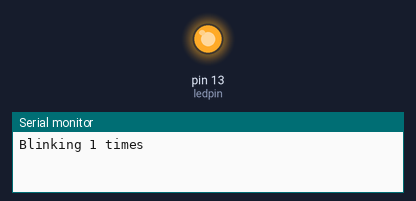
This sketch was run on a simulated Arduino Uno, built with avr-gcc and run on an emulated ATmega328P. Shown: output pins drawn as LEDs (lit = HIGH), the last lines printed to the serial monitor.

Above: at 0.2 s.
At 53.6 s:
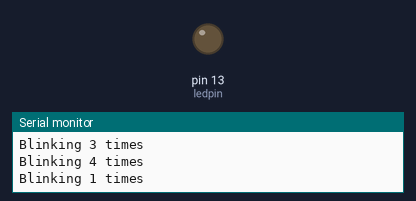
Timing chart, 0 to 62.4 s (numbered marks = the images above):
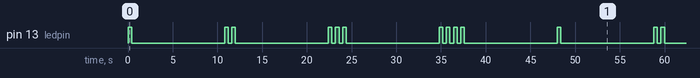

Measured:
- by itself, pin 13 (ledpin): repeats every 48.0 s: LOW 10.4 s, HIGH 0.40 s, LOW 0.40 s, HIGH 0.40 s, LOW 10.4 s, 2 × (HIGH 0.40 s, LOW 0.40 s), HIGH 0.40 s, LOW 10.4 s, 3 × (HIGH 0.40 s, LOW 0.40 s), HIGH 0.40 s, LOW 10.4 s, HIGH 0.40 s
- by itself, everything shown: repeats every 48.0 s, in 20 steps

The sketch:

blinkset_.ino
```cpp
const int ledpin = 13;

void setup() {
  pinMode(ledpin, OUTPUT);
  Serial.begin(9600);
}

void loop() {
  int numofblinks[] = {1, 2, 3, 4};

  for (int i = 0; i < 4; i++) {
    Serial.print("Blinking ");
    Serial.print(numofblinks[i]);
    Serial.println(" times");

    blinkled(numofblinks[i]);
    delay(10000);
  }
}

void blinkled(int blinkof) {
  for (int i = 0; i < blinkof; i++) {
    digitalWrite(ledpin, HIGH);
    delay(400);
    digitalWrite(ledpin, LOW);
    delay(400);
  }
}
```
